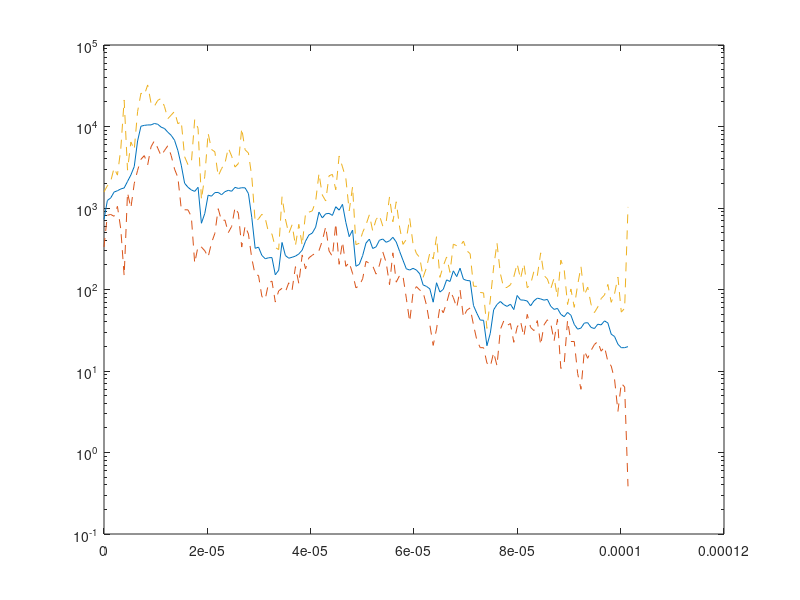
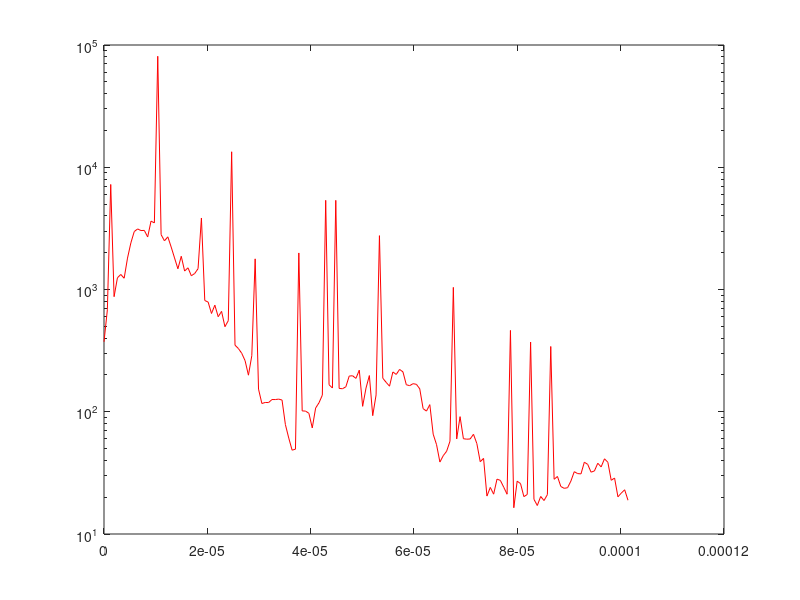
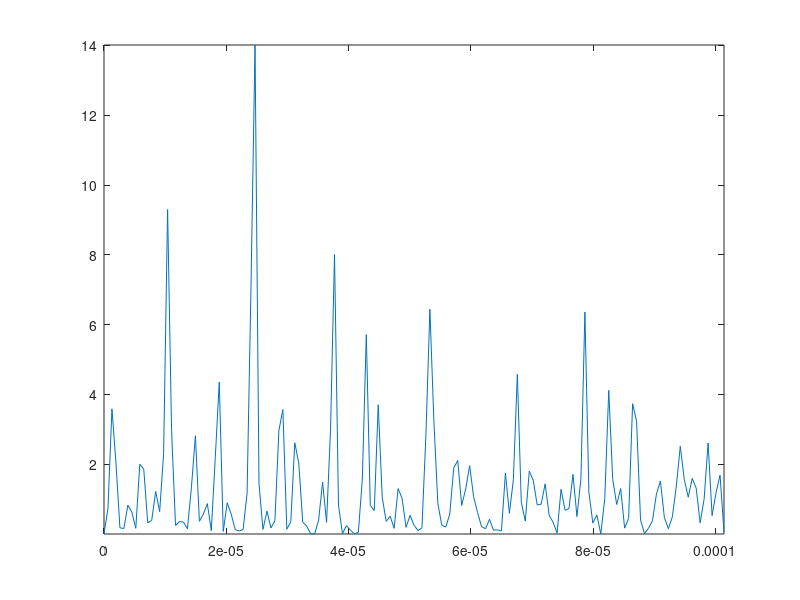
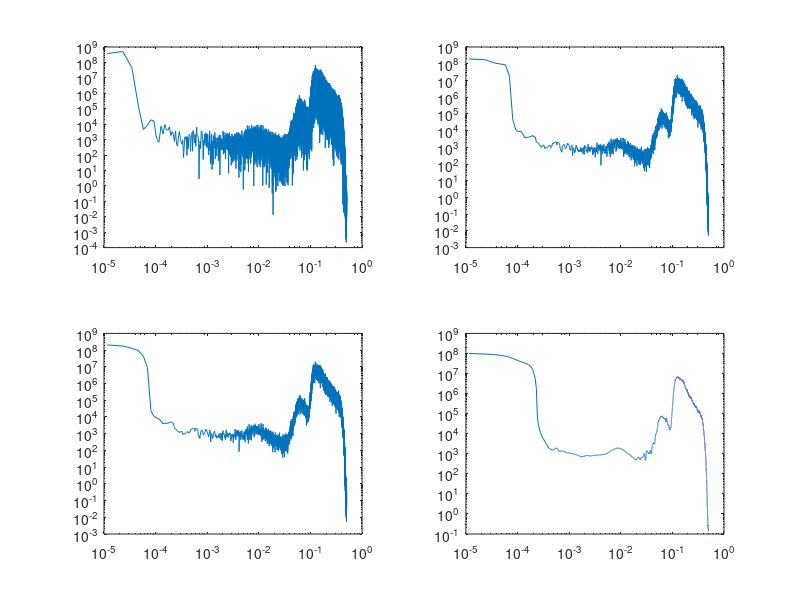

The MATLAB source for these figures, in order: (Note: this script raises an error after producing the figures.)
%
% Matlab routine to retrieve the results from the multitaper
% analysis and plot figures, as presented in the literature
%

close all
clear

load d18O_1.dat
load d18O_2.dat

figure(1)
semilogy(d18O_1(:,1),d18O_1(:,2));
hold on
semilogy(d18O_1(:,1),d18O_1(:,3),'--');
semilogy(d18O_1(:,1),d18O_1(:,4),'--');
hold off

figure(2)
semilogy(d18O_2(:,1),d18O_2(:,2),'r');

figure(3)
plot(d18O_1(:,1),d18O_2(:,5));
axis tight

clear

load noise_st.dat
load noise_mt.dat
load noise_qi.dat
load noise_sin.dat

figure(4)
subplot(2,2,1)
loglog(noise_st(:,1),noise_st(:,2))
subplot(2,2,2)
loglog(noise_mt(:,1),noise_mt(:,2))
subplot(2,2,3)
loglog(noise_qi(:,1),noise_qi(:,2))
subplot(2,2,4)
loglog(noise_sin(:,1),noise_sin(:,2))

clear
load mt_cohe.dat
load sin_cohe.dat
load mt_trfun.dat

nsmooth = 160;

freq = mt_trfun(2:end,1)';
rtrf = mt_trfun(2:end,3)';
itrf = mt_trfun(2:end,4)';
cohe = mt_trfun(2:end,2)';

tfunction = rtrf + i*itrf;

nf = length(freq);

% Band averaging around values of interest
% Similar frequencies to Constable and Constable (2004) 

per = 1./freq;

lper = log10(per);

avper(1)  = 21330.;
avper(2)  = 41410.;
avper(3)  = 74400.; 
avper(4)  = 185100.; 
avper(5)  = 348000.;
avper(6)  = 697800.;
avper(7)  = 1428000.;
avper(8)  = 2674000.;
avper(9)  = 4593000.; 
avper(10) = 11810000.;

avper = log10(avper);

for i = 1:nf
   if (cohe(i) >= 0.6)
      wt(i)   = 1./sqrt(1. - cohe(i));	% Coherence weighting
   else
      wt(i) = 0.;
   end
end

for i = 1:length(avper)

   iloc = find(lper<=avper(i)+0.1 & lper>=avper(i)-0.1);


   tfavg(i) = sum(tfunction(iloc).*wt(iloc));
   wt_avg    = sum(wt(iloc));

   tfavg(i) = tfavg(i)/wt_avg;

end

c = 6378. * (1. - 2.*tfavg) ./ (2.*(1.+tfavg)); 

figure(5)
subplot(2,2,1)
plot(mt_cohe(:,1),mt_cohe(:,4))
subplot(2,2,2)
plot(mt_cohe(:,1),mt_cohe(:,5))
subplot(2,2,3)
plot(sin_cohe(:,1),sin_cohe(:,4))
subplot(2,2,4)
plot(sin_cohe(:,1),sin_cohe(:,5))

figure(6)
plot(avper,real(c));
hold on
plot(avper,imag(c),'r');
hold off
xlim([4 7.5])
ylim([-750 1500])

clear

load noise_deconv.dat
figure(7)
plot(noise_deconv(:,1),noise_deconv(end:-1:1,2))
xlim([-86400 -85900])



